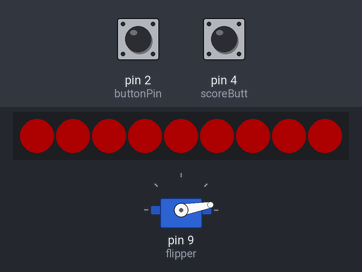
Bench run of a sketch on a simulated Arduino Uno, built with avr-gcc and run on an emulated ATmega328P. Parts: 9 RGB LEDs in strip order, left to right, servo. Inputs (shaded band) come from the test bench; at power-on: pin 4 (scoreButt) HIGH, pin 2 (buttonPin) HIGH. Dim RGB values are drawn brighter than linear.

Above: at 1.2 s.
1.3 s: pin 4 (scoreButt) pulled LOW for 0.15 s
At 1.8 s:
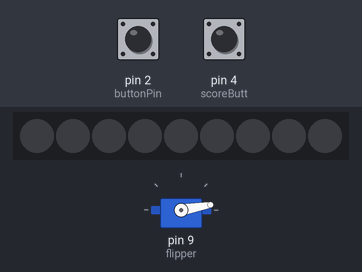
2.9 s: pin 2 (buttonPin) pulled LOW for 0.15 s
At 4.2 s:
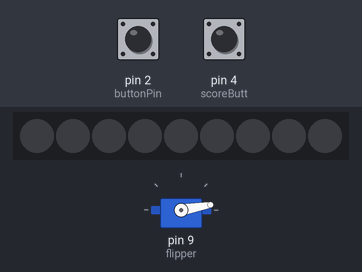
4.5 s: pin 2 (buttonPin) pulled LOW for 3.2 s
At 4.9 s:
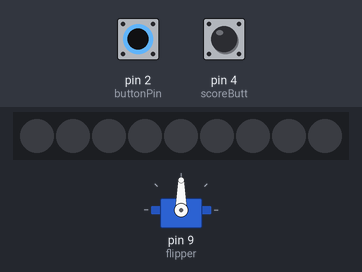
Timing chart, 0 to 9.2 s (numbered marks = the images above; inputs shaded):
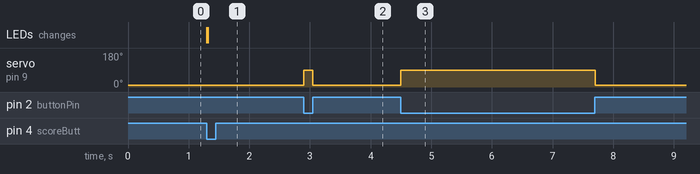

Measured:
- after the input at 1.3 s, the LEDs: first change at once (image 1 shows a later state)
- after the input at 2.9 s, servo on pin 9 (flipper): 10° → 90° at once, → 10° 0.15 s later
- after the input at 4.5 s, servo on pin 9 (flipper): 10° → 90° at once, → 10° 3.2 s later

The sketch:

scoring_system_with_flipper.ino
```cpp
#include <Adafruit_NeoPixel.h>
#include <Servo.h>

#define COLOR(r, g, b) (((uint32_t) r << 16) + ((uint32_t) g << 8) + b)

int neoPix = 8, // pin used for the neopixel
    numbPix = 9, // number of neopixels
    scoreButt = 4, // pin for the makeshift scoring
    lvl = 1,  // variable for keeping track of current level
    makeshiftScore,  // checking if button has been pressed
    scoreLocation = numbPix - 1; // variable kkeping track of where to put new colour in

const int buttonPin = 2;
int buttonState = 0;

// Colours that I'll be using for each lvl
uint32_t lvl1Col = COLOR(255, 0, 0),
         lvl2Col = COLOR(0, 255, 0),
         lvl3Col = COLOR(0, 0, 255),
         blk = COLOR(0, 0, 0);


Adafruit_NeoPixel pixels = Adafruit_NeoPixel(numbPix, neoPix, NEO_GRB + NEO_KHZ800); // declaring neopixel
Servo flipper;

void setup() {
  //making the pin controlling the button an input
  pinMode(scoreButt, INPUT_PULLUP);
  // beging the neopixels
  pixels.begin();
  // making sure the strip for the stress o' meter is red at the begining
  if(lvl == 1){
    for(int i = 0; i < numbPix; i++){
      pixels.setPixelColor(i,lvl1Col);
    }
    pixels.show();
  }

  pinMode(buttonPin, INPUT_PULLUP);
  flipper.attach(9);
}

void loop() {
  //reading the the state of the button
  makeshiftScore = digitalRead(scoreButt);
  // if button has been pressed
  if (makeshiftScore == LOW) {
    // switch to check the current lvl
    switch(lvl){
      //in charge of drawing the new level with each score made
      case 1:
        pixels.setPixelColor(scoreLocation, lvl2Col);
        scoreLocation -= 1;
        break;

      case 2:
        pixels.setPixelColor(scoreLocation, lvl3Col);
        scoreLocation -= 1;
        break;

      case 3:
        pixels.setPixelColor(scoreLocation, blk);
        scoreLocation -= 1;
        break;
    }
  }
  // in charge of chaging the lvl
  if(scoreLocation == -1){
    lvl = (lvl + 1) % 4;
    scoreLocation = 8;
  }
  //making sure the pixs isn't too bright and making it show the changes
  pixels.setBrightness(50);
  pixels.show();

  buttonState = digitalRead(buttonPin);

  if (buttonState == LOW) {
     flipper.write(90);
  }
  else if(buttonState == HIGH && flipper.read() == 90){
    flipper.write(10);
  }

}
```
